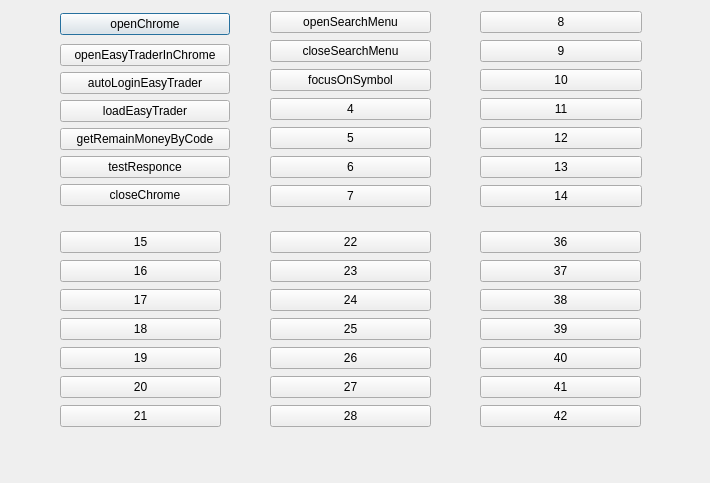
<?xml version="1.0" encoding="UTF-8"?>
<ui version="4.0">
 <class>Dialog</class>
 <widget class="QDialog" name="Dialog">
  <property name="geometry">
   <rect>
    <x>0</x>
    <y>0</y>
    <width>710</width>
    <height>483</height>
   </rect>
  </property>
  <property name="windowTitle">
   <string>Dialog</string>
  </property>
  <widget class="QWidget" name="layoutWidget">
   <property name="geometry">
    <rect>
     <x>60</x>
     <y>10</y>
     <width>170</width>
     <height>201</height>
    </rect>
   </property>
   <layout class="QVBoxLayout" name="verticalLayout_2">
    <item>
     <widget class="QPushButton" name="openChromeButton">
      <property name="text">
       <string>openChrome</string>
      </property>
     </widget>
    </item>
    <item>
     <layout class="QVBoxLayout" name="verticalLayout">
      <item>
       <widget class="QPushButton" name="openEasyTraderInChromeButton">
        <property name="text">
         <string>openEasyTraderInChrome</string>
        </property>
       </widget>
      </item>
      <item>
       <widget class="QPushButton" name="loginEasyTraderButton">
        <property name="text">
         <string>autoLoginEasyTrader</string>
        </property>
       </widget>
      </item>
      <item>
       <widget class="QPushButton" name="loadEasyTraderButton">
        <property name="text">
         <string>loadEasyTrader</string>
        </property>
       </widget>
      </item>
      <item>
       <widget class="QPushButton" name="loadCookieFromDBButton">
        <property name="text">
         <string>getRemainMoneyByCode</string>
        </property>
       </widget>
      </item>
      <item>
       <widget class="QPushButton" name="testResponceButton">
        <property name="text">
         <string>testResponce</string>
        </property>
       </widget>
      </item>
      <item>
       <widget class="QPushButton" name="closeChromeButton">
        <property name="text">
         <string>closeChrome</string>
        </property>
       </widget>
      </item>
     </layout>
    </item>
   </layout>
  </widget>
  <widget class="QWidget" name="">
   <property name="geometry">
    <rect>
     <x>270</x>
     <y>10</y>
     <width>161</width>
     <height>199</height>
    </rect>
   </property>
   <layout class="QVBoxLayout" name="verticalLayout_3">
    <item>
     <widget class="QPushButton" name="openSearchMenuButton">
      <property name="text">
       <string>openSearchMenu</string>
      </property>
     </widget>
    </item>
    <item>
     <widget class="QPushButton" name="closeSearchMenuButton">
      <property name="text">
       <string>closeSearchMenu</string>
      </property>
     </widget>
    </item>
    <item>
     <widget class="QPushButton" name="focusOnSymbolButton">
      <property name="text">
       <string>focusOnSymbol</string>
      </property>
     </widget>
    </item>
    <item>
     <widget class="QPushButton" name="pushButton_4">
      <property name="text">
       <string>4</string>
      </property>
     </widget>
    </item>
    <item>
     <widget class="QPushButton" name="pushButton_5">
      <property name="text">
       <string>5</string>
      </property>
     </widget>
    </item>
    <item>
     <widget class="QPushButton" name="pushButton_6">
      <property name="text">
       <string>6</string>
      </property>
     </widget>
    </item>
    <item>
     <widget class="QPushButton" name="pushButton_7">
      <property name="text">
       <string>7</string>
      </property>
     </widget>
    </item>
   </layout>
  </widget>
  <widget class="QWidget" name="layoutWidget_2">
   <property name="geometry">
    <rect>
     <x>60</x>
     <y>230</y>
     <width>161</width>
     <height>199</height>
    </rect>
   </property>
   <layout class="QVBoxLayout" name="verticalLayout_5">
    <item>
     <widget class="QPushButton" name="pushButton_15">
      <property name="text">
       <string>15</string>
      </property>
     </widget>
    </item>
    <item>
     <widget class="QPushButton" name="pushButton_16">
      <property name="text">
       <string>16</string>
      </property>
     </widget>
    </item>
    <item>
     <widget class="QPushButton" name="pushButton_17">
      <property name="text">
       <string>17</string>
      </property>
     </widget>
    </item>
    <item>
     <widget class="QPushButton" name="pushButton_18">
      <property name="text">
       <string>18</string>
      </property>
     </widget>
    </item>
    <item>
     <widget class="QPushButton" name="pushButton_19">
      <property name="text">
       <string>19</string>
      </property>
     </widget>
    </item>
    <item>
     <widget class="QPushButton" name="pushButton_20">
      <property name="text">
       <string>20</string>
      </property>
     </widget>
    </item>
    <item>
     <widget class="QPushButton" name="pushButton_21">
      <property name="text">
       <string>21</string>
      </property>
     </widget>
    </item>
   </layout>
  </widget>
  <widget class="QWidget" name="layoutWidget_3">
   <property name="geometry">
    <rect>
     <x>270</x>
     <y>230</y>
     <width>161</width>
     <height>199</height>
    </rect>
   </property>
   <layout class="QVBoxLayout" name="verticalLayout_6">
    <item>
     <widget class="QPushButton" name="pushButton_22">
      <property name="text">
       <string>22</string>
      </property>
     </widget>
    </item>
    <item>
     <widget class="QPushButton" name="pushButton_23">
      <property name="text">
       <string>23</string>
      </property>
     </widget>
    </item>
    <item>
     <widget class="QPushButton" name="pushButton_24">
      <property name="text">
       <string>24</string>
      </property>
     </widget>
    </item>
    <item>
     <widget class="QPushButton" name="pushButton_25">
      <property name="text">
       <string>25</string>
      </property>
     </widget>
    </item>
    <item>
     <widget class="QPushButton" name="pushButton_26">
      <property name="text">
       <string>26</string>
      </property>
     </widget>
    </item>
    <item>
     <widget class="QPushButton" name="pushButton_27">
      <property name="text">
       <string>27</string>
      </property>
     </widget>
    </item>
    <item>
     <widget class="QPushButton" name="pushButton_28">
      <property name="text">
       <string>28</string>
      </property>
     </widget>
    </item>
   </layout>
  </widget>
  <widget class="QWidget" name="layoutWidget_4">
   <property name="geometry">
    <rect>
     <x>480</x>
     <y>230</y>
     <width>161</width>
     <height>199</height>
    </rect>
   </property>
   <layout class="QVBoxLayout" name="verticalLayout_8">
    <item>
     <widget class="QPushButton" name="pushButton_36">
      <property name="text">
       <string>36</string>
      </property>
     </widget>
    </item>
    <item>
     <widget class="QPushButton" name="pushButton_37">
      <property name="text">
       <string>37</string>
      </property>
     </widget>
    </item>
    <item>
     <widget class="QPushButton" name="pushButton_38">
      <property name="text">
       <string>38</string>
      </property>
     </widget>
    </item>
    <item>
     <widget class="QPushButton" name="pushButton_39">
      <property name="text">
       <string>39</string>
      </property>
     </widget>
    </item>
    <item>
     <widget class="QPushButton" name="pushButton_40">
      <property name="text">
       <string>40</string>
      </property>
     </widget>
    </item>
    <item>
     <widget class="QPushButton" name="pushButton_41">
      <property name="text">
       <string>41</string>
      </property>
     </widget>
    </item>
    <item>
     <widget class="QPushButton" name="pushButton_42">
      <property name="text">
       <string>42</string>
      </property>
     </widget>
    </item>
   </layout>
  </widget>
  <widget class="QWidget" name="">
   <property name="geometry">
    <rect>
     <x>480</x>
     <y>10</y>
     <width>162</width>
     <height>201</height>
    </rect>
   </property>
   <layout class="QHBoxLayout" name="horizontalLayout">
    <item>
     <layout class="QVBoxLayout" name="verticalLayout_4">
      <item>
       <widget class="QPushButton" name="pushButton_8">
        <property name="text">
         <string>8</string>
        </property>
       </widget>
      </item>
      <item>
       <widget class="QPushButton" name="pushButton_9">
        <property name="text">
         <string>9</string>
        </property>
       </widget>
      </item>
      <item>
       <widget class="QPushButton" name="pushButton_10">
        <property name="text">
         <string>10</string>
        </property>
       </widget>
      </item>
      <item>
       <widget class="QPushButton" name="pushButton_11">
        <property name="text">
         <string>11</string>
        </property>
       </widget>
      </item>
      <item>
       <widget class="QPushButton" name="pushButton_12">
        <property name="text">
         <string>12</string>
        </property>
       </widget>
      </item>
      <item>
       <widget class="QPushButton" name="pushButton_13">
        <property name="text">
         <string>13</string>
        </property>
       </widget>
      </item>
      <item>
       <widget class="QPushButton" name="pushButton_14">
        <property name="text">
         <string>14</string>
        </property>
       </widget>
      </item>
     </layout>
    </item>
   </layout>
  </widget>
  <zorder>layoutWidget</zorder>
  <zorder>pushButton_1</zorder>
  <zorder>pushButton_2</zorder>
  <zorder>pushButton_3</zorder>
  <zorder>pushButton_4</zorder>
  <zorder>pushButton_5</zorder>
  <zorder>pushButton_6</zorder>
  <zorder>pushButton_7</zorder>
  <zorder>pushButton_8</zorder>
  <zorder>pushButton_9</zorder>
  <zorder>pushButton_10</zorder>
  <zorder>pushButton_11</zorder>
  <zorder>pushButton_12</zorder>
  <zorder>pushButton_13</zorder>
  <zorder>pushButton_14</zorder>
  <zorder></zorder>
  <zorder>pushButton_11</zorder>
  <zorder>layoutWidget_2</zorder>
  <zorder>layoutWidget_3</zorder>
  <zorder>layoutWidget_4</zorder>
 </widget>
 <resources/>
 <connections/>
</ui>
